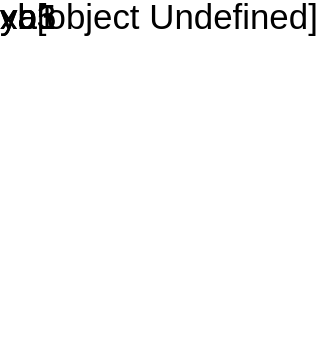

The Vega-Lite source for this figure:
### Vega specification from a JSON file in a GitHub repository (floating-point values rounded to 4 significant figures)
{"width": 100, "height": 100, "data": [{"name": "src", "values": [{"k": "a", "g": "x", "v": 1}, {"k": "b", "g": "x", "v": 3}, {"k": "a", "g": "y", "v": 5}]}, {"name": "out", "source": "src", "transform": [{"type": "impute", "field": "v", "key": "k", "groupby": ["g"], "keyvals": ["a", "b"], "method": "toString"}]}], "marks": [{"type": "text", "from": {"data": "out"}, "encode": {"update": {"text": {"signal": "datum.g + datum.k + datum.v"}, "y": {"field": {"signal": "datum.v"}}}}}]}
